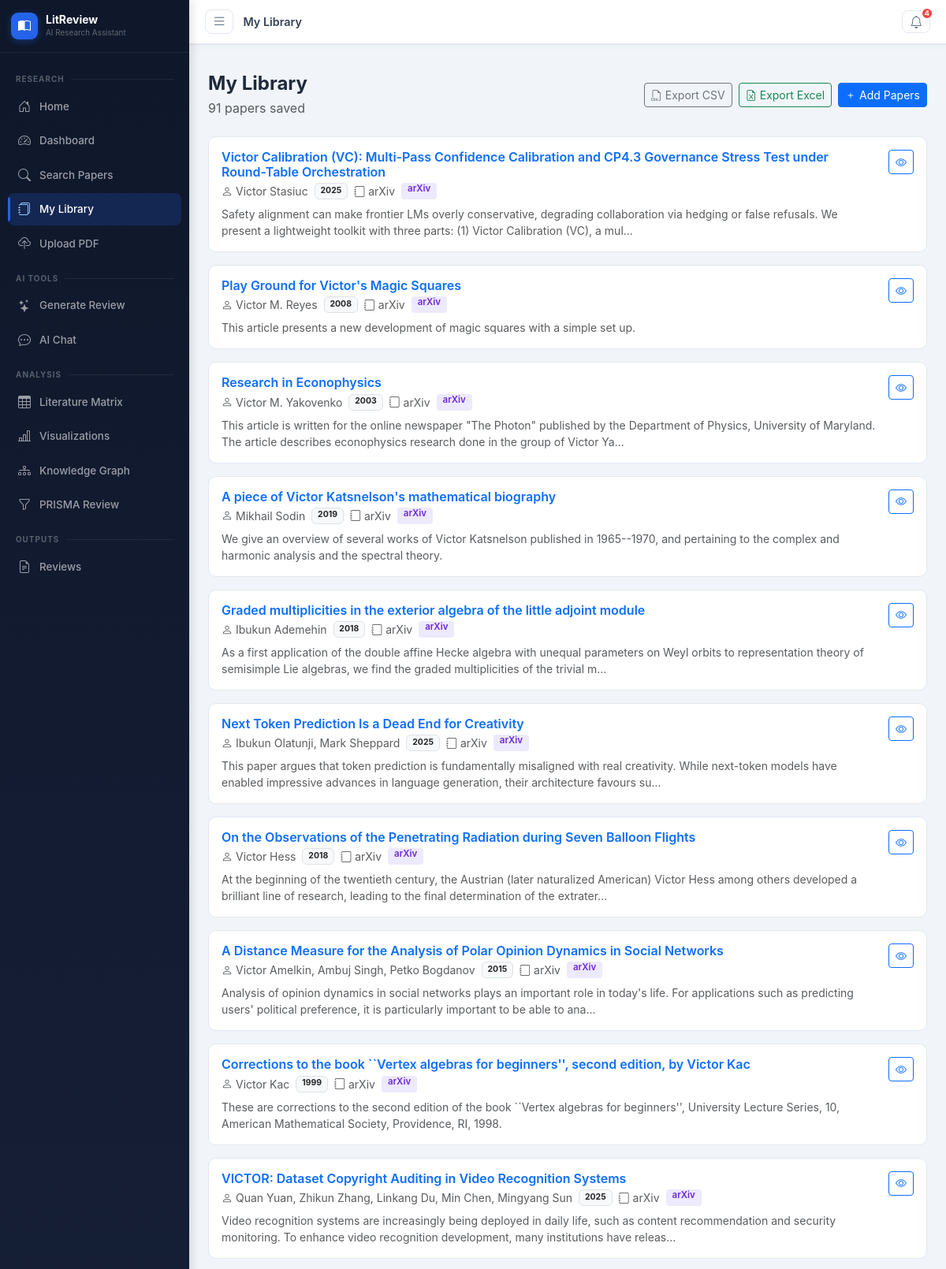
/papers (upper part), run on the app's committed database.
### tables this page shows
CREATE TABLE papers (
            id INTEGER PRIMARY KEY AUTOINCREMENT,
            title TEXT NOT NULL,
            authors TEXT,
            abstract TEXT,
            year INTEGER,
            doi TEXT,
            url TEXT,
            journal TEXT,
            citations_count INTEGER DEFAULT 0,
            source TEXT,
            keywords TEXT,
            full_text TEXT,
            created_at TIMESTAMP DEFAULT CURRENT_TIMESTAMP
        );

### blueprints/main.py (the view)
@main_bp.route('/papers')
def papers():
    site = get_site_settings()
    db = get_db()
    page = request.args.get('page', 1, type=int)
    per_page = 20
    offset = (page - 1) * per_page
    total = db.execute('SELECT COUNT(*) as c FROM papers').fetchone()['c']
    papers_list = db.execute('SELECT * FROM papers ORDER BY created_at DESC LIMIT ? OFFSET ?',
                             (per_page, offset)).fetchall()
    db.close()
    total_pages = (total + per_page - 1) // per_page
    return render_template('papers.html', site=site, papers=papers_list,
                           page=page, total_pages=total_pages, total=total,
                           notifications=get_notifications())

### blueprints/main.py (called while the page is built)
def get_site_settings():
    db = get_db()
    rows = db.execute('SELECT key, value FROM site_settings').fetchall()
    db.close()
    return {r['key']: r['value'] for r in rows}

def get_notifications():
    db = get_db()
    rows = db.execute('SELECT * FROM notifications WHERE is_read=0 ORDER BY created_at DESC LIMIT 10').fetchall()
    db.close()
    return [dict(r) for r in rows]

### models/__init__.py (called while the page is built)
def get_db():
    conn = sqlite3.connect(Config.DATABASE_PATH)
    conn.row_factory = sqlite3.Row
    return conn

### templates/papers.html (shortened to what this page needs)
{% extends "base.html" %}
{% block page_title %}My Library{% endblock %}
{% block content %}
<div class="d-flex justify-content-between align-items-center mb-4">
  <div>
    <h4 class="fw-bold mb-1">My Library</h4>
    <p class="text-muted mb-0">{{ total }} papers saved</p>
  </div>
  <div class="d-flex gap-2">
    <a href="/export/matrix/csv" class="btn btn-sm btn-outline-secondary"><i class="bi bi-filetype-csv me-1"></i>Export CSV</a>
    <a href="/export/matrix/excel" class="btn btn-sm btn-outline-success"><i class="bi bi-file-earmark-excel me-1"></i>Export Excel</a>
    <a href="/search" class="btn btn-sm btn-primary"><i class="bi bi-plus me-1"></i>Add Papers</a>
  </div>
</div>
{% if papers %}
<div class="row g-3">
  {% for paper in papers %}
  <div class="col-12">
    <div class="card card-hover">
      <div class="card-body">
        <div class="d-flex justify-content-between align-items-start gap-3">
          <div class="flex-grow-1">
            <h6 class="fw-semibold mb-1">
              <a href="/papers/{{ paper.id }}" class="text-decoration-none">{{ paper.title }}</a>
            </h6>
            <div class="d-flex flex-wrap gap-2 mb-2 small text-muted">
              {% if paper.authors %}<span><i class="bi bi-person me-1"></i>{{ paper.authors[:60] }}{% if paper.authors|length > 60 %}...{% endif %}</span>{% endif %}
              {% if paper.year %}<span class="badge bg-light text-dark border">{{ paper.year }}</span>{% endif %}
              {% if paper.journal %}<span><i class="bi bi-journal me-1"></i>{{ paper.journal[:40] }}</span>{% endif %}
              <span class="badge source-badge-{{ paper.source|lower|replace(' ','_') if paper.source else 'unknown' }}">{{ paper.source }}</span>
            </div>
            {% if paper.abstract %}
            <p class="text-muted small mb-0">{{ paper.abstract[:200] }}{% if paper.abstract|length > 200 %}...{% endif %}</p>
            {% endif %}
          </div>
          <div>
            <a href="/papers/{{ paper.id }}" class="btn btn-sm btn-outline-primary"><i class="bi bi-eye"></i></a>
          </div>
        </div>
      </div>
    </div>
  </div>
  {% endfor %}
</div>
{% endif %}
{% endblock %}

### static/css/style.css (style rules this page uses)
:root { --primary: #2563eb; --primary-soft: rgba(37, 99, 235, 0.1); --success-soft: rgba(22, 163, 74, 0.1); --warning-soft: rgba(217, 119, 6, 0.1); --info-soft: rgba(8, 145, 178, 0.1); --sidebar-w: 240px; --sidebar-bg: #1e293b; --top-nav-h: 56px; }
body { font-family: 'Inter', -apple-system, BlinkMacSystemFont, 'Segoe UI', sans-serif; background: #f1f5f9; color: #1e293b; overflow-x: hidden; }
.card { border: 1px solid #e2e8f0; border-radius: 10px; }
.card-hover { transition: box-shadow 0.15s, transform 0.15s; cursor: pointer; }
.source-badge-arxiv { background: #ede9fe; color: #6d28d9; border-radius: 4px; padding: 2px 8px; font-size: 0.72rem; font-weight: 600; }

### data on the page
papers: title "Victor Calibration (VC): Multi-Pass Confidence Calibration and CP4.3 Governance Stress Test under Round-Table Orchestration", authors "Victor Stasiuc", year "2025", journal "arXiv", source "arXiv", abstract "Safety alignment can make frontier LMs overly conservative, degrading collaboration via hedging or false refusals. We present a lightweight toolkit with three parts: (1) Victor Calibration (VC), a mul"
papers: title "Play Ground for Victor's Magic Squares", authors "Victor M. Reyes", year "2008", journal "arXiv", source "arXiv", abstract "This article presents a new development of magic squares with a simple set up."
papers: title "Research in Econophysics", authors "Victor M. Yakovenko", year "2003", journal "arXiv", source "arXiv", abstract "This article is written for the online newspaper \"The Photon\" published by the Department of Physics, University of Maryland. The article describes econophysics research done in the group of Victor Ya"
papers: title "A piece of Victor Katsnelson's mathematical biography", authors "Mikhail Sodin", year "2019", journal "arXiv", source "arXiv", abstract "We give an overview of several works of Victor Katsnelson published in 1965--1970, and pertaining to the complex and harmonic analysis and the spectral theory."
papers: title "Graded multiplicities in the exterior algebra of the little adjoint module", authors "Ibukun Ademehin", year "2018", journal "arXiv", source "arXiv", abstract "As a first application of the double affine Hecke algebra with unequal parameters on Weyl orbits to representation theory of semisimple Lie algebras, we find the graded multiplicities of the trivial m"
papers: title "Next Token Prediction Is a Dead End for Creativity", authors "Ibukun Olatunji, Mark Sheppard", year "2025", journal "arXiv", source "arXiv", abstract "This paper argues that token prediction is fundamentally misaligned with real creativity. While next-token models have enabled impressive advances in language generation, their architecture favours su"
papers: title "On the Observations of the Penetrating Radiation during Seven Balloon Flights", authors "Victor Hess", year "2018", journal "arXiv", source "arXiv", abstract "At the beginning of the twentieth century, the Austrian (later naturalized American) Victor Hess among others developed a brilliant line of research, leading to the final determination of the extrater"
papers: title "A Distance Measure for the Analysis of Polar Opinion Dynamics in Social Networks", authors "Victor Amelkin, Ambuj Singh, Petko Bogdanov", year "2015", journal "arXiv", source "arXiv", abstract "Analysis of opinion dynamics in social networks plays an important role in today's life. For applications such as predicting users' political preference, it is particularly important to be able to ana"
papers: title "Corrections to the book ``Vertex algebras for beginners'', second edition, by Victor Kac", authors "Victor Kac", year "1999", journal "arXiv", source "arXiv", abstract "These are corrections to the second edition of the book ``Vertex algebras for beginners'', University Lecture Series, 10, American Mathematical Society, Providence, RI, 1998."
papers: title "VICTOR: Dataset Copyright Auditing in Video Recognition Systems", authors "Quan Yuan, Zhikun Zhang, Linkang Du, Min Chen, Mingyang Sun", year "2025", journal "arXiv", source "arXiv", abstract "Video recognition systems are increasingly being deployed in daily life, such as content recommendation and security monitoring. To enhance video recognition development, many institutions have releas"

### other printed values
{{ g_notif_count }} "4"
{{ total }} "91"
